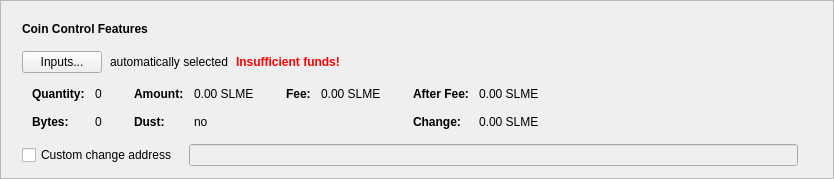
      <widget class="QFrame" name="frameCoinControl">
       <property name="sizePolicy">
        <sizepolicy hsizetype="Expanding" vsizetype="Fixed">
         <horstretch>0</horstretch>
         <verstretch>0</verstretch>
        </sizepolicy>
       </property>
       <property name="frameShape">
        <enum>QFrame::StyledPanel</enum>
       </property>
       <property name="frameShadow">
        <enum>QFrame::Raised</enum>
       </property>
       <layout class="QVBoxLayout" name="verticalLayout_2">
        <item>
         <layout class="QVBoxLayout" name="verticalLayoutCoinControl" stretch="0,0,0,0,0">
          <property name="spacing">
           <number>0</number>
          </property>
          <property name="sizeConstraint">
           <enum>QLayout::SetDefaultConstraint</enum>
          </property>
          <property name="leftMargin">
           <number>10</number>
          </property>
          <property name="topMargin">
           <number>10</number>
          </property>
          <item>
           <layout class="QHBoxLayout" name="horizontalLayoutCoinControl1">
            <property name="bottomMargin">
             <number>15</number>
            </property>
            <item>
             <widget class="QLabel" name="labelCoinControlFeatures">
              <property name="sizePolicy">
               <sizepolicy hsizetype="Preferred" vsizetype="Maximum">
                <horstretch>0</horstretch>
                <verstretch>0</verstretch>
               </sizepolicy>
              </property>
              <property name="font">
               <font>
                <weight>75</weight>
                <bold>true</bold>
               </font>
              </property>
              <property name="styleSheet">
               <string notr="true">font-weight:bold;</string>
              </property>
              <property name="text">
               <string>Coin Control Features</string>
              </property>
             </widget>
            </item>
           </layout>
          </item>
          <item>
           <layout class="QHBoxLayout" name="horizontalLayoutCoinControl2" stretch="0,0,0,0">
            <property name="spacing">
             <number>8</number>
            </property>
            <property name="bottomMargin">
             <number>10</number>
            </property>
            <item>
             <widget class="QPushButton" name="pushButtonCoinControl">
              <property name="styleSheet">
               <string notr="true"/>
              </property>
              <property name="text">
               <string>Inputs...</string>
              </property>
              <property name="autoDefault">
               <bool>false</bool>
              </property>
             </widget>
            </item>
            <item>
             <widget class="QLabel" name="labelCoinControlAutomaticallySelected">
              <property name="text">
               <string>automatically selected</string>
              </property>
              <property name="margin">
               <number>5</number>
              </property>
             </widget>
            </item>
            <item>
             <widget class="QLabel" name="labelCoinControlInsuffFunds">
              <property name="font">
               <font>
                <weight>75</weight>
                <bold>true</bold>
               </font>
              </property>
              <property name="styleSheet">
               <string notr="true">color:red;font-weight:bold;</string>
              </property>
              <property name="text">
               <string>Insufficient funds!</string>
              </property>
              <property name="margin">
               <number>5</number>
              </property>
             </widget>
            </item>
            <item>
             <spacer name="horizontalSpacerCoinControl">
              <property name="orientation">
               <enum>Qt::Horizontal</enum>
              </property>
              <property name="sizeHint" stdset="0">
               <size>
                <width>40</width>
                <height>1</height>
               </size>
              </property>
             </spacer>
            </item>
           </layout>
          </item>
          <item>
           <widget class="QWidget" name="widgetCoinControl" native="true">
            <property name="sizePolicy">
             <sizepolicy hsizetype="Preferred" vsizetype="Preferred">
              <horstretch>0</horstretch>
              <verstretch>0</verstretch>
             </sizepolicy>
            </property>
            <property name="minimumSize">
             <size>
              <width>0</width>
              <height>0</height>
             </size>
            </property>
            <property name="styleSheet">
             <string notr="true"/>
            </property>
            <layout class="QHBoxLayout" name="horizontalLayoutCoinControl5">
             <property name="leftMargin">
              <number>0</number>
             </property>
             <property name="topMargin">
              <number>0</number>
             </property>
             <property name="rightMargin">
              <number>0</number>
             </property>
             <property name="bottomMargin">
              <number>0</number>
             </property>
             <item>
              <layout class="QHBoxLayout" name="horizontalLayoutCoinControl3" stretch="0,0,0,1">
               <property name="spacing">
                <number>20</number>
               </property>
               <property name="topMargin">
                <number>0</number>
               </property>
               <property name="bottomMargin">
                <number>10</number>
               </property>
               <item>
                <layout class="QFormLayout" name="formLayoutCoinControl1">
                 <property name="horizontalSpacing">
                  <number>10</number>
                 </property>
                 <property name="verticalSpacing">
                  <number>14</number>
                 </property>
                 <property name="leftMargin">
                  <number>10</number>
                 </property>
                 <property name="topMargin">
                  <number>4</number>
                 </property>
                 <property name="rightMargin">
                  <number>6</number>
                 </property>
                 <item row="0" column="0">
                  <widget class="QLabel" name="labelCoinControlQuantityText">
                   <property name="font">
                    <font>
                     <weight>75</weight>
                     <bold>true</bold>
                    </font>
                   </property>
                   <property name="text">
                    <string>Quantity:</string>
                   </property>
                   <property name="margin">
                    <number>0</number>
                   </property>
                  </widget>
                 </item>
                 <item row="0" column="1">
                  <widget class="QLabel" name="labelCoinControlQuantity">
                   <property name="cursor">
                    <cursorShape>IBeamCursor</cursorShape>
                   </property>
                   <property name="contextMenuPolicy">
                    <enum>Qt::ActionsContextMenu</enum>
                   </property>
                   <property name="text">
                    <string notr="true">0</string>
                   </property>
                   <property name="margin">
                    <number>0</number>
                   </property>
                   <property name="textInteractionFlags">
                    <set>Qt::LinksAccessibleByMouse|Qt::TextSelectableByKeyboard|Qt::TextSelectableByMouse</set>
                   </property>
                  </widget>
                 </item>
                 <item row="1" column="0">
                  <widget class="QLabel" name="labelCoinControlBytesText">
                   <property name="font">
                    <font>
                     <weight>75</weight>
                     <bold>true</bold>
                    </font>
                   </property>
                   <property name="text">
                    <string>Bytes:</string>
                   </property>
                  </widget>
                 </item>
                 <item row="1" column="1">
                  <widget class="QLabel" name="labelCoinControlBytes">
                   <property name="cursor">
                    <cursorShape>IBeamCursor</cursorShape>
                   </property>
                   <property name="contextMenuPolicy">
                    <enum>Qt::ActionsContextMenu</enum>
                   </property>
                   <property name="text">
                    <string notr="true">0</string>
                   </property>
                   <property name="textInteractionFlags">
                    <set>Qt::LinksAccessibleByMouse|Qt::TextSelectableByKeyboard|Qt::TextSelectableByMouse</set>
                   </property>
                  </widget>
                 </item>
                </layout>
               </item>
               <item>
                <layout class="QFormLayout" name="formLayoutCoinControl2">
                 <property name="horizontalSpacing">
                  <number>10</number>
                 </property>
                 <property name="verticalSpacing">
                  <number>14</number>
                 </property>
                 <property name="leftMargin">
                  <number>6</number>
                 </property>
                 <property name="topMargin">
                  <number>4</number>
                 </property>
                 <property name="rightMargin">
                  <number>6</number>
                 </property>
                 <item row="0" column="0">
                  <widget class="QLabel" name="labelCoinControlAmountText">
                   <property name="font">
                    <font>
                     <weight>75</weight>
                     <bold>true</bold>
                    </font>
                   </property>
                   <property name="text">
                    <string>Amount:</string>
                   </property>
                   <property name="margin">
                    <number>0</number>
                   </property>
                  </widget>
                 </item>
                 <item row="0" column="1">
                  <widget class="QLabel" name="labelCoinControlAmount">
                   <property name="cursor">
                    <cursorShape>IBeamCursor</cursorShape>
                   </property>
                   <property name="contextMenuPolicy">
                    <enum>Qt::ActionsContextMenu</enum>
                   </property>
                   <property name="text">
                    <string notr="true">0.00 SLME</string>
                   </property>
                   <property name="textInteractionFlags">
                    <set>Qt::LinksAccessibleByMouse|Qt::TextSelectableByKeyboard|Qt::TextSelectableByMouse</set>
                   </property>
                  </widget>
                 </item>
                 <item row="1" column="0">
                  <widget class="QLabel" name="labelCoinControlLowOutputText">
                   <property name="font">
                    <font>
                     <weight>75</weight>
                     <bold>true</bold>
                    </font>
                   </property>
                   <property name="text">
                    <string>Dust:</string>
                   </property>
                  </widget>
                 </item>
                 <item row="1" column="1">
                  <widget class="QLabel" name="labelCoinControlLowOutput">
                   <property name="cursor">
                    <cursorShape>IBeamCursor</cursorShape>
                   </property>
                   <property name="contextMenuPolicy">
                    <enum>Qt::ActionsContextMenu</enum>
                   </property>
                   <property name="text">
                    <string notr="true">no</string>
                   </property>
                   <property name="textInteractionFlags">
                    <set>Qt::LinksAccessibleByMouse|Qt::TextSelectableByKeyboard|Qt::TextSelectableByMouse</set>
                   </property>
                  </widget>
                 </item>
                </layout>
               </item>
               <item>
                <layout class="QFormLayout" name="formLayoutCoinControl3">
                 <property name="horizontalSpacing">
                  <number>10</number>
                 </property>
                 <property name="verticalSpacing">
                  <number>14</number>
                 </property>
                 <property name="leftMargin">
                  <number>6</number>
                 </property>
                 <property name="topMargin">
                  <number>4</number>
                 </property>
                 <property name="rightMargin">
                  <number>6</number>
                 </property>
                 <item row="0" column="0">
                  <widget class="QLabel" name="labelCoinControlFeeText">
                   <property name="font">
                    <font>
                     <weight>75</weight>
                     <bold>true</bold>
                    </font>
                   </property>
                   <property name="text">
                    <string>Fee:</string>
                   </property>
                   <property name="margin">
                    <number>0</number>
                   </property>
                  </widget>
                 </item>
                 <item row="0" column="1">
                  <widget class="QLabel" name="labelCoinControlFee">
                   <property name="cursor">
                    <cursorShape>IBeamCursor</cursorShape>
                   </property>
                   <property name="contextMenuPolicy">
                    <enum>Qt::ActionsContextMenu</enum>
                   </property>
                   <property name="text">
                    <string notr="true">0.00 SLME</string>
                   </property>
                   <property name="textInteractionFlags">
                    <set>Qt::LinksAccessibleByMouse|Qt::TextSelectableByKeyboard|Qt::TextSelectableByMouse</set>
                   </property>
                  </widget>
                 </item>
                </layout>
               </item>
               <item>
                <layout class="QFormLayout" name="formLayoutCoinControl4">
                 <property name="horizontalSpacing">
                  <number>10</number>
                 </property>
                 <property name="verticalSpacing">
                  <number>14</number>
                 </property>
                 <property name="leftMargin">
                  <number>6</number>
                 </property>
                 <property name="topMargin">
                  <number>4</number>
                 </property>
                 <property name="rightMargin">
                  <number>6</number>
                 </property>
                 <item row="0" column="0">
                  <widget class="QLabel" name="labelCoinControlAfterFeeText">
                   <property name="font">
                    <font>
                     <weight>75</weight>
                     <bold>true</bold>
                    </font>
                   </property>
                   <property name="text">
                    <string>After Fee:</string>
                   </property>
                   <property name="margin">
                    <number>0</number>
                   </property>
                  </widget>
                 </item>
                 <item row="0" column="1">
                  <widget class="QLabel" name="labelCoinControlAfterFee">
                   <property name="cursor">
                    <cursorShape>IBeamCursor</cursorShape>
                   </property>
                   <property name="contextMenuPolicy">
                    <enum>Qt::ActionsContextMenu</enum>
                   </property>
                   <property name="text">
                    <string notr="true">0.00 SLME</string>
                   </property>
                   <property name="textInteractionFlags">
                    <set>Qt::LinksAccessibleByMouse|Qt::TextSelectableByKeyboard|Qt::TextSelectableByMouse</set>
                   </property>
                  </widget>
                 </item>
                 <item row="1" column="0">
                  <widget class="QLabel" name="labelCoinControlChangeText">
                   <property name="font">
                    <font>
                     <weight>75</weight>
                     <bold>true</bold>
                    </font>
                   </property>
                   <property name="text">
                    <string>Change:</string>
                   </property>
                  </widget>
                 </item>
                 <item row="1" column="1">
                  <widget class="QLabel" name="labelCoinControlChange">
                   <property name="cursor">
                    <cursorShape>IBeamCursor</cursorShape>
                   </property>
                   <property name="contextMenuPolicy">
                    <enum>Qt::ActionsContextMenu</enum>
                   </property>
                   <property name="text">
                    <string notr="true">0.00 SLME</string>
                   </property>
                   <property name="textInteractionFlags">
                    <set>Qt::LinksAccessibleByMouse|Qt::TextSelectableByKeyboard|Qt::TextSelectableByMouse</set>
                   </property>
                  </widget>
                 </item>
                </layout>
               </item>
              </layout>
             </item>
            </layout>
           </widget>
          </item>
          <item>
           <layout class="QHBoxLayout" name="horizontalLayoutCoinControl4" stretch="0,0,0">
            <property name="spacing">
             <number>12</number>
            </property>
            <property name="sizeConstraint">
             <enum>QLayout::SetDefaultConstraint</enum>
            </property>
            <property name="topMargin">
             <number>5</number>
            </property>
            <property name="rightMargin">
             <number>5</number>
            </property>
            <item>
             <widget class="QCheckBox" name="checkBoxCoinControlChange">
              <property name="toolTip">
               <string>If this is activated, but the change address is empty or invalid, change will be sent to a newly generated address.</string>
              </property>
              <property name="text">
               <string>Custom change address</string>
              </property>
             </widget>
            </item>
            <item>
             <widget class="QValidatedLineEdit" name="lineEditCoinControlChange">
              <property name="enabled">
               <bool>false</bool>
              </property>
              <property name="sizePolicy">
               <sizepolicy hsizetype="Expanding" vsizetype="Fixed">
                <horstretch>0</horstretch>
                <verstretch>0</verstretch>
               </sizepolicy>
              </property>
             </widget>
            </item>
            <item>
             <widget class="QLabel" name="labelCoinControlChangeLabel">
              <property name="sizePolicy">
               <sizepolicy hsizetype="Preferred" vsizetype="Expanding">
                <horstretch>0</horstretch>
                <verstretch>0</verstretch>
               </sizepolicy>
              </property>
              <property name="minimumSize">
               <size>
                <width>0</width>
                <height>0</height>
               </size>
              </property>
              <property name="text">
               <string/>
              </property>
              <property name="margin">
               <number>3</number>
              </property>
             </widget>
            </item>
           </layout>
          </item>
          <item>
           <spacer name="verticalSpacerCoinControl">
            <property name="orientation">
             <enum>Qt::Vertical</enum>
            </property>
            <property name="sizeType">
             <enum>QSizePolicy::Expanding</enum>
            </property>
            <property name="sizeHint" stdset="0">
             <size>
              <width>800</width>
              <height>1</height>
             </size>
            </property>
           </spacer>
          </item>
         </layout>
        </item>
       </layout>
      </widget>
